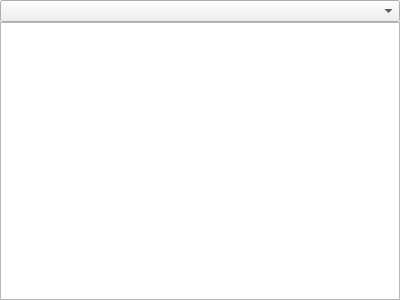
<?xml version="1.0" encoding="UTF-8"?>
<ui version="4.0">
 <class>DictionaryDockWidget</class>
 <widget class="QDockWidget" name="DictionaryDockWidget">
  <property name="geometry">
   <rect>
    <x>0</x>
    <y>0</y>
    <width>400</width>
    <height>300</height>
   </rect>
  </property>
  <property name="allowedAreas">
   <set>Qt::LeftDockWidgetArea|Qt::RightDockWidgetArea</set>
  </property>
  <property name="windowTitle">
   <string>Dictionary</string>
  </property>
  <widget class="QWidget" name="dockWidgetContents">
   <layout class="QVBoxLayout" name="verticalLayout">
    <property name="spacing">
     <number>0</number>
    </property>
    <property name="margin">
     <number>0</number>
    </property>
    <item>
     <widget class="QComboBox" name="m_dictionaryList"/>
    </item>
    <item>
     <widget class="QTreeView" name="m_dictionaryTreeView"/>
    </item>
   </layout>
  </widget>
 </widget>
 <resources/>
 <connections/>
</ui>
